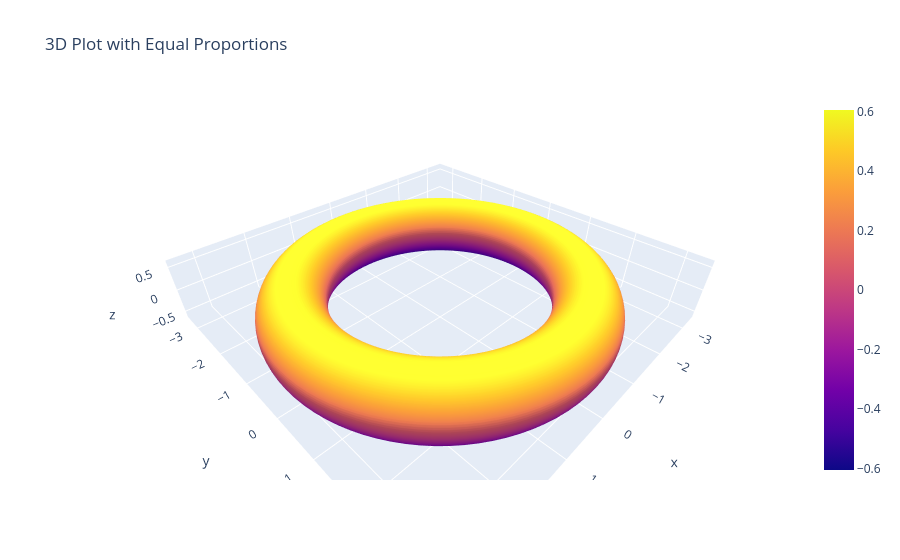

This figure's notebook cell:
### Code cell
import numpy as np
import plotly.graph_objects as go

# Constants for the torus

R_o = 3.27 * u.au  # Outer radius in meters
R_i = 2.06 * u.au  # Inner radius in meters

# Create a grid for the torus
theta = np.linspace(0, 2.0 * np.pi, 100)
phi = np.linspace(0, 2.0 * np.pi, 100)
theta, phi = np.meshgrid(theta, phi)
c, a = R, r
x = (c + a * np.cos(theta)) * np.cos(phi)
y = (c + a * np.cos(theta)) * np.sin(phi)
z = a * np.sin(theta)

# Create a 3D plot
fig = go.Figure(data=[go.Surface(x=x, y=y, z=z)])
# fig.update_layout(scene=dict(aspectratio=dict(x=1, y=1, z=1)))
fig.update_layout(scene=dict(aspectmode="data"), title="3D Plot with Equal Proportions")

fig.show()

### Figure 1 — Plotly figure (JSON) as saved in the notebook; plotly's stock layout.template omitted (floating-point values rounded to 4 significant figures; data arrays with more than 128 entries replaced by an {"elided": "..."} marker saying what was removed)
{"data": [{"type": "surface", "x": {"elided": "100x100 float values"}, "y": {"elided": "100x100 float values"}, "z": {"elided": "100x100 float values"}}], "layout": {"scene": {"aspectmode": "data"}, "title": {"text": "3D Plot with Equal Proportions"}}}
